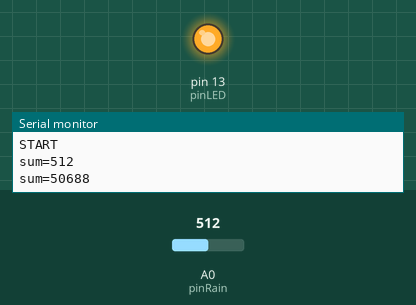
A sketch run on a simulated Arduino Uno, built with avr-gcc and run on an emulated ATmega328P. On the bench: output pins drawn as LEDs (lit = HIGH), the last lines printed to the serial monitor. Inputs (shaded band) come from the test bench; at power-on: A0 (pinRain) = 512.

Above: at 1.2 s.
1.3 s: A0 (pinRain) set to 0
At 3.3 s:
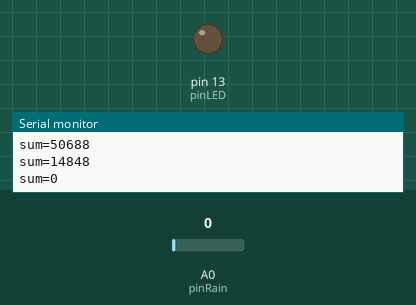
4.3 s: A0 (pinRain) set to 50
At 6.2 s:
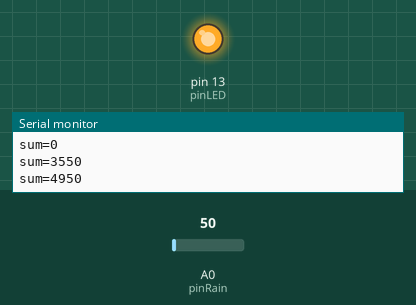
Timing chart, 0 to 7.7 s (numbered marks = the images above; inputs shaded):
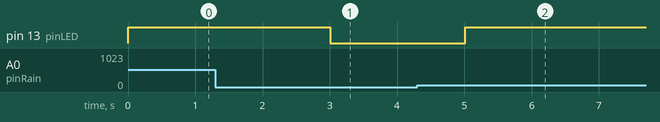

Measured:
- after the input at 1.3 s, pin 13 (pinLED): HIGH → LOW after 1.7 s
- after the input at 4.3 s, pin 13 (pinLED): LOW → HIGH after 0.71 s

The sketch:

sound.ino
```cpp
// Arduino Sound Sensor test (LM386)

// Arduino A0  --- Arduino Sound Sensor Mic1 --- micro   (pin1)
//                 Arduino Sound Sensor Mic2 --- micro   (pin2)

// The LED will go on if there's noise


#define pinRain A0
#define pinLED 13


unsigned long nextTime = 0;
unsigned long sum = 0;


void setup(){
  Serial.begin(19200);
  Serial.println("START");
  pinMode(pinLED, OUTPUT);
}

void loop(){
  int v = analogRead(pinRain);
  sum += v;
  if (millis() >= nextTime){
    nextTime = millis() + 1000;
    Serial.print("sum=");
    Serial.println(sum);
    if (sum > 40) digitalWrite(pinLED, HIGH);
      else digitalWrite(pinLED, LOW);
    sum = 0;
  }
  delay(10);
}
```
